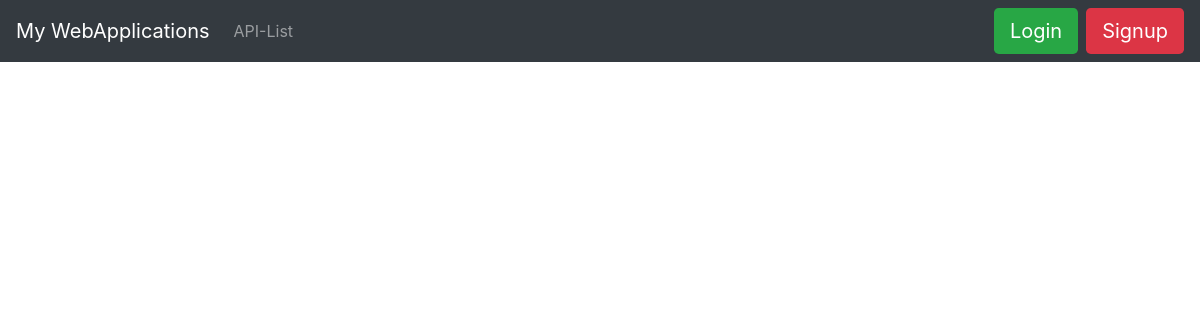
/, run on an earlier commit of the app's database.
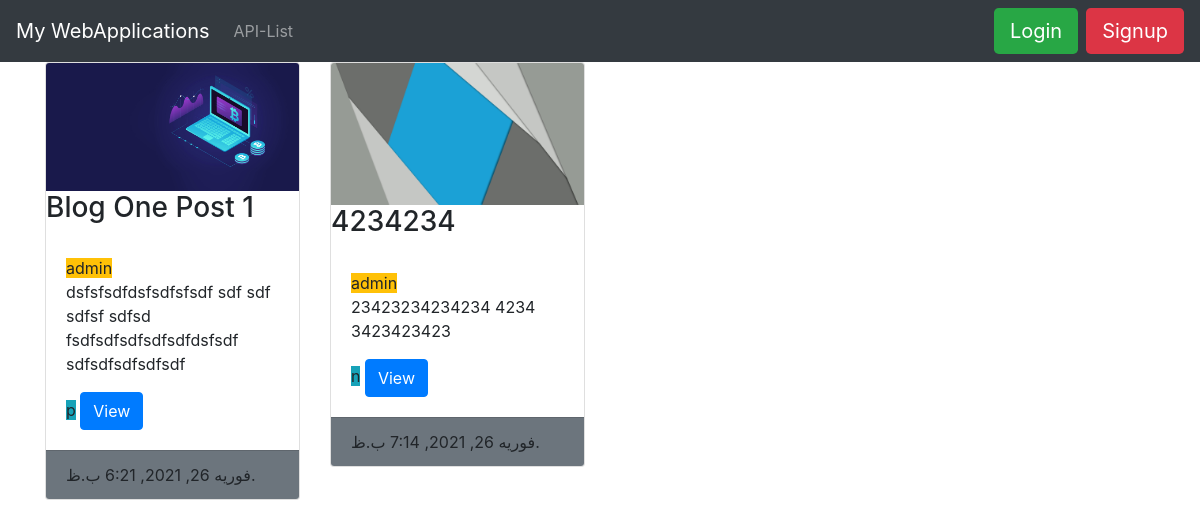
And on a later commit of the database.
### blog/models.py (models this page shows, shortened)
class Blog(models.Model):
    STATUS_CHOICES = (
        ('n', 'جدید'),		     # new
        ('i', "در حال بررسی"),	 # investigation
        ('p', "انتشار یافته"),	 # publish
        ('b', "بایگانی"),        # Close
    )
    author = models.ForeignKey(User, on_delete=models.CASCADE)
    title = models.CharField(max_length = 150)
    slug = models.SlugField(max_length = 50)
    status = models.CharField(max_length=5, choices=STATUS_CHOICES)
    body = models.TextField()
    image = models.ImageField(upload_to='blog/%Y/%m/', blank=True)
    public = models.BooleanField(default=False)
    publish = models.DateTimeField(default=timezone.now)
    created = models.DateTimeField(auto_now_add=True)
    updated = models.DateTimeField(auto_now=True)
    class Meta:
        verbose_name = "وبلاگ"
        verbose_name_plural = "وبلاگ ها"

### accounts/models.py (models this page shows)
class User(AbstractUser):
    email = models.EmailField(unique=True, verbose_name='ایمیل')
    phone = models.CharField(max_length = 16, verbose_name='موبایل', blank=True)
    codeMelli = models.CharField(max_length = 10, unique=True, verbose_name='کد ملی', blank=True, null=True)
    reffrall = models.CharField(max_length = 10, unique=True, default=get_random_string(10).lower(), editable=False, verbose_name='کد بازاریابی')
    is_author = models.BooleanField(default=False, verbose_name="کاربر تایید شده")

### blog/views.py (the view)
# urls.py: path('', BlogList.as_view(), name='Home'),
class BlogList(ListView):
    def get_queryset(self):
        return Blog.objects.filter(public=True)

### templates/blog/blog_list.html
{% extends './base.html' %}
{% load static %}
{% block content %}
<div class="container">
<div class="row">
  {% for Blog in object_list %}
  <div class="col-3">
    <div class="card">
      <img class="card-img-top" src="{{ Blog.image.url }}" alt="{{ Blog.title}}">
      <h3 class="card-title">{{ Blog.title }}</h3>
      <div class="card-body">
        <span class="bg-warning">{{ Blog.author }}</span>
        <p class="card-text">{{ Blog.body }}</p>
        <span class="bg-info">{{ Blog.status }}</span>
        <a href="{{Blog.slug}}" class="btn btn-primary">View</a>
      </div>
      <span class="card-footer bg-secondary">{{ Blog.updated }}</span>
    </div>
  </div>
  {% endfor %}
</div>
{% endblock %}

What changed in the data, as far as the page shows it:
added Blog: image (picture), title "Blog One Post 1", author "admin", body "dsfsfsdfdsfsdfsfsdf sdf sdf sdfsf sdfsd fsdfsdfsdfsdfsdfdsfsdf sdfsdfsdfsdfsdf", status "p", updated "فوریه 26, 2021, 6:21 ب.ظ."
added Blog: image (picture), title "4234234", author "admin", body "23423234234234 4234 3423423423", status "n", updated "فوریه 26, 2021, 7:14 ب.ظ."
